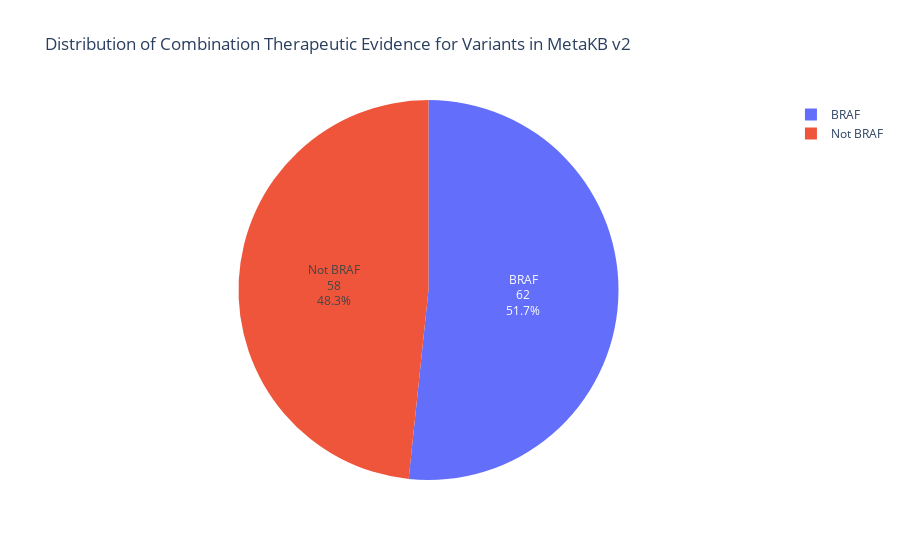

This figure's notebook cell:
### Code cell
fig = px.pie(pd.DataFrame(data), values='count', names='category', title='Distribution of Combination Therapeutic Evidence for Variants in MetaKB v2')

fig.update_traces(textinfo='label+percent+value', 
                  hoverinfo='label+percent+value',
                  textposition='inside')

fig.show()
pio.write_image(fig, "Dist_Combo_Therapy_BRAF_v_NonBRAF.png", format='png', width=700, height=500, scale=5)

### Figure 1 — Plotly figure (JSON) as saved in the notebook; plotly's stock layout.template omitted (floating-point values rounded to 4 significant figures)
{"data": [{"domain": {"x": [0, 1], "y": [0, 1]}, "hoverinfo": "label+percent+value", "hovertemplate": "category=%{label}<br>count=%{value}<extra></extra>", "labels": ["BRAF", "Not BRAF"], "legendgroup": "", "name": "", "showlegend": true, "textinfo": "label+percent+value", "textposition": "inside", "type": "pie", "values": [62, 58]}], "layout": {"legend": {"tracegroupgap": 0}, "title": {"text": "Distribution of Combination Therapeutic Evidence for Variants in MetaKB v2"}}}
